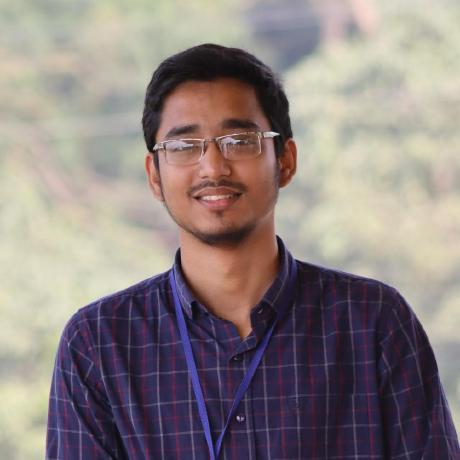
#> input picture images/img.jpg, 460 x 460 px
$ python class4.py
#> lines starting #> are read from the running program, lines starting #| are printed output that depends on the picture
import matplotlib.pyplot as plt
import cv2
import math
import numpy as np

plt.figure(figsize=(16, 9))

kernel = np.array([[-1, 0, 1],
                   [-2, 0, 2],
                   [-1, 0, 1]], dtype=np.float32) / 9.0

kernel2 = np.array([[-1, -2, -1],
                    [0, 0, 0],
                    [1, 2, 1]], dtype=np.float32)

kernel3 = np.array([[1, 1, 1],
                    [1, 1, 1],
                    [1, 1, 1]], dtype=np.float32) / 9.0

kernel4 = np.array([[-1, -1, 1],
                    [1, 0, 1],
                    [2, 1, -2]], dtype=np.float32) / 9.0


img = cv2.imread('../images/img.jpg', cv2.IMREAD_GRAYSCALE)
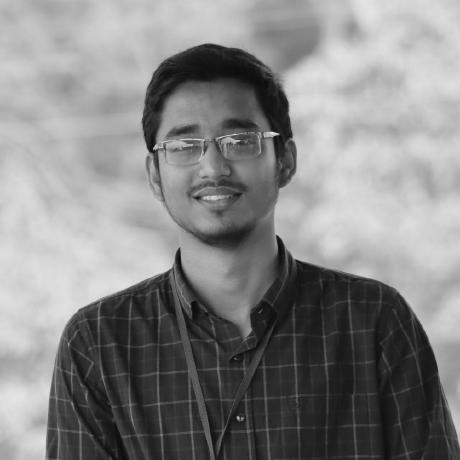
#> img: shape (460, 460); min 5, max 236, mean 133.7
# img = cv2.cvtColor(img, cv2.GRAY)
img_filter1 = cv2.filter2D(img, -1, kernel)
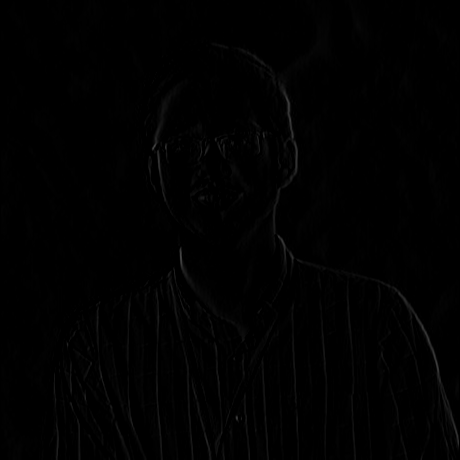
#> img_filter1: shape (460, 460); min 0, max 68, mean 1.2
img_filter2 = cv2.filter2D(img, -1, kernel2)
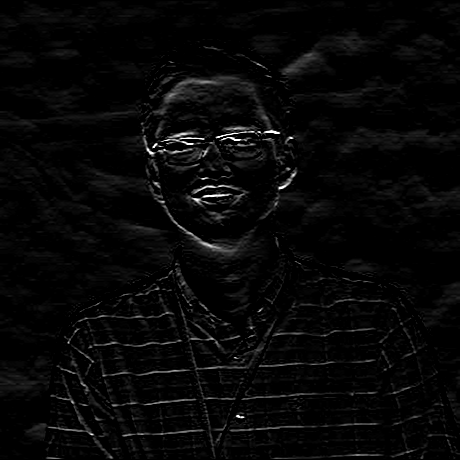
#> img_filter2: shape (460, 460); min 0, max 255, mean 7.3
img_filter3 = cv2.filter2D(img, -1, kernel3)

plt.subplot(2, 3, 1)
plt.imshow(img, cmap='gray')
plt.axis('off')

plt.subplot(2, 3, 2)
plt.imshow(img_filter1, cmap='gray')
plt.axis('off')

plt.subplot(2, 3, 3)
plt.imshow(img_filter2, cmap='gray')
plt.axis('off')

plt.subplot(2, 3, 4)
plt.imshow(img_filter3, cmap='gray')
plt.axis('off')

plt.tight_layout()
plt.show()
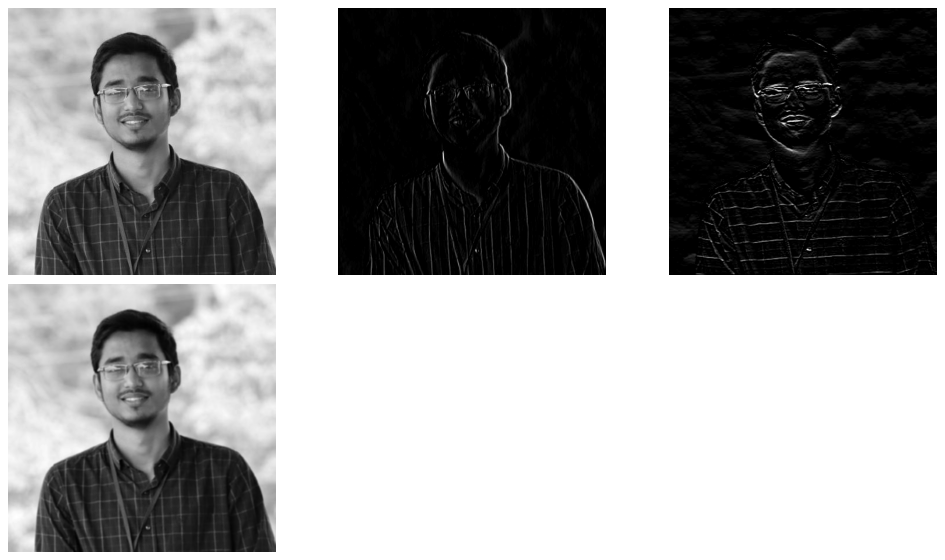
#> figure drawn by matplotlib, 4 panels
